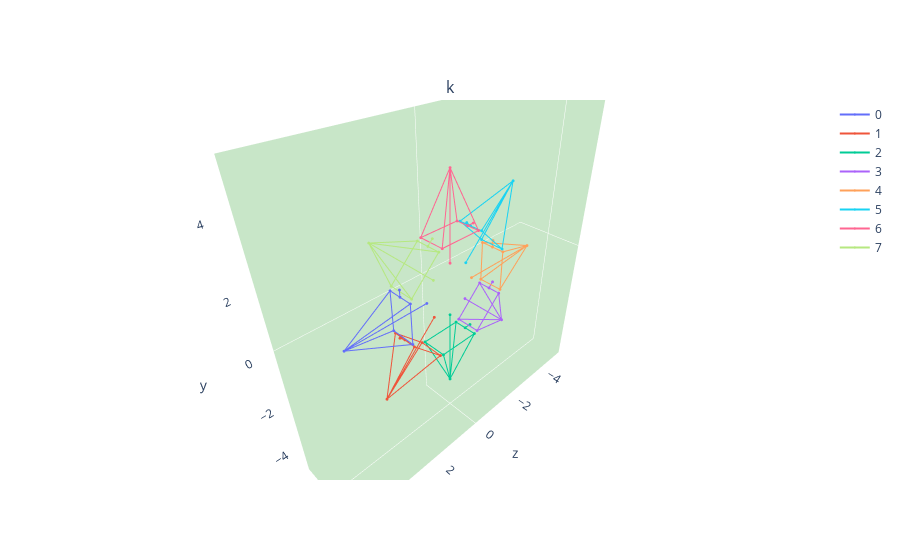

Notebook code cell kept with this figure:
### Code cell
# visualization of the cameras
plot = plot_scene(
    {"k": {i: camera for i, camera in enumerate(cameras)}}, 
    camera_scale=1,
    axis_args=AxisArgs(
        showgrid=False,
        zeroline=True,
        showline=True,
        showticklabels=True,
        showaxeslabels=True,
        backgroundcolor="rgb(200,230,200)",
    )  # kwarg axis_args
)
plot.layout.scene.aspectmode = "data"
plot

### Figure 1 — Plotly figure (JSON) as saved in the notebook; plotly's stock layout.template omitted (floating-point values rounded to 4 significant figures)
{"data": [{"marker": {"size": 1}, "name": "0", "scene": "scene", "type": "scatter3d", "x": [1, 0, 0, 0, -1, -1, 1, 1, 0, -1, -1, 0, 1, 0, 0], "y": [0.75, 0.75, 1, 0.75, 0.75, -0.75, -0.75, 0.75, 0, 0.75, -0.75, 0, -0.75, 0, 0], "z": [2, 2, 2, 2, 2, 2, 2, 2, 4, 2, 2, 4, 2, 4, 1]}, {"marker": {"size": 1}, "name": "1", "scene": "scene", "type": "scatter3d", "x": [1, 0, 0, 0, -1, -1, 1, 1, 0, -1, -1, 0, 1, 0, 0], "y": [-0.8839, -0.8839, -0.7071, -0.8839, -0.8839, -1.945, -1.945, -0.8839, -2.828, -0.8839, -1.945, -2.828, -1.945, -2.828, -0.7071], "z": [1.945, 1.945, 2.121, 1.945, 1.945, 0.8839, 0.8839, 1.945, 2.828, 1.945, 0.8839, 2.828, 0.8839, 2.828, 0.7071]}, {"marker": {"size": 1}, "name": "2", "scene": "scene", "type": "scatter3d", "x": [-1, 0, 0, 0, 1, 1, -1, -1, 0, 1, 1, 0, -1, 0, 0], "y": [-2, -2, -2, -2, -2, -2, -2, -2, -4, -2, -2, -4, -2, -4, -1], "z": [-0.75, -0.75, -1.0, -0.75, -0.75, 0.75, 0.75, -0.75, -1.748e-07, -0.75, 0.75, -1.748e-07, 0.75, -1.748e-07, -4.371e-08]}, {"marker": {"size": 1}, "name": "3", "scene": "scene", "type": "scatter3d", "x": [-1, 0, 0, 0, 1, 1, -1, -1, 0, 1, 1, 0, -1, 0, 0], "y": [-0.8839, -0.8839, -0.7071, -0.8839, -0.8839, -1.945, -1.945, -0.8839, -2.828, -0.8839, -1.945, -2.828, -1.945, -2.828, -0.7071], "z": [-1.945, -1.945, -2.121, -1.945, -1.945, -0.8839, -0.8839, -1.945, -2.828, -1.945, -0.8839, -2.828, -0.8839, -2.828, -0.7071]}, {"marker": {"size": 1}, "name": "4", "scene": "scene", "type": "scatter3d", "x": [-1, 0, 0, 0, 1, 1, -1, -1, 0, 1, 1, 0, -1, 0, 0], "y": [0.75, 0.75, 1.0, 0.75, 0.75, -0.75, -0.75, 0.75, 3.497e-07, 0.75, -0.75, 3.497e-07, -0.75, 3.497e-07, 8.742e-08], "z": [-2, -2, -2, -2, -2, -2, -2, -2, -4, -2, -2, -4, -2, -4, -1]}, {"marker": {"size": 1}, "name": "5", "scene": "scene", "type": "scatter3d", "x": [-1, 0, 0, 0, 1, 1, -1, -1, 0, 1, 1, 0, -1, 0, 0], "y": [1.945, 1.945, 2.121, 1.945, 1.945, 0.8839, 0.8839, 1.945, 2.828, 1.945, 0.8839, 2.828, 0.8839, 2.828, 0.7071], "z": [-0.8839, -0.8839, -0.7071, -0.8839, -0.8839, -1.945, -1.945, -0.8839, -2.828, -0.8839, -1.945, -2.828, -1.945, -2.828, -0.7071]}, {"marker": {"size": 1}, "name": "6", "scene": "scene", "type": "scatter3d", "x": [1, 0, 0, 0, -1, -1, 1, 1, 0, -1, -1, 0, 1, 0, 0], "y": [2, 2, 2, 2, 2, 2, 2, 2, 4, 2, 2, 4, 2, 4, 1], "z": [-0.75, -0.75, -1.0, -0.75, -0.75, 0.75, 0.75, -0.75, 4.77e-08, -0.75, 0.75, 4.77e-08, 0.75, 4.77e-08, 1.192e-08]}, {"marker": {"size": 1}, "name": "7", "scene": "scene", "type": "scatter3d", "x": [1, 0, 0, 0, -1, -1, 1, 1, 0, -1, -1, 0, 1, 0, 0], "y": [1.945, 1.945, 2.121, 1.945, 1.945, 0.8839, 0.8839, 1.945, 2.828, 1.945, 0.8839, 2.828, 0.8839, 2.828, 0.7071], "z": [0.8839, 0.8839, 0.7071, 0.8839, 0.8839, 1.945, 1.945, 0.8839, 2.828, 0.8839, 1.945, 2.828, 1.945, 2.828, 0.7071]}], "layout": {"annotations": [{"font": {"size": 16}, "showarrow": false, "text": "k", "x": 0.5, "xanchor": "center", "xref": "paper", "y": 1, "yanchor": "bottom", "yref": "paper"}], "scene": {"aspectmode": "data", "camera": {"up": {"x": 0, "y": 1, "z": 0}}, "domain": {"x": [0, 1], "y": [0, 1]}, "xaxis": {"backgroundcolor": "rgb(200,230,200)", "range": [-3, 3], "showaxeslabels": true, "showgrid": false, "showline": true, "showticklabels": true, "ticks": "", "zeroline": true}, "yaxis": {"backgroundcolor": "rgb(200,230,200)", "range": [-5.333, 5.333], "showaxeslabels": true, "showgrid": false, "showline": true, "showticklabels": true, "ticks": "", "zeroline": true}, "zaxis": {"backgroundcolor": "rgb(200,230,200)", "range": [-5.333, 5.333], "showaxeslabels": true, "showgrid": false, "showline": true, "showticklabels": true, "ticks": "", "zeroline": true}}}}
